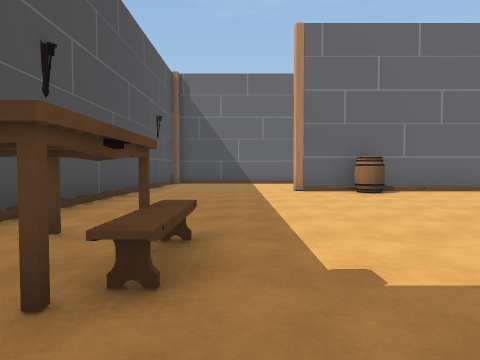
[1] (above)

24 first-person views from a walk through a 3-D level made in the Unity game engine. The camera is 1.2 m above the floor, tilts 2° down and sees 75° across. The floor is counted in squares, 2 m on a side. Each view is taken from the middle of a square. On the plan, view 1 faces up. The plan holds only what a view shows up to about 9 squares ahead; the rest is blank. The player character is not drawn. Some animated figures are left out. Door leaves are left out, so doorways stand open.

[2]
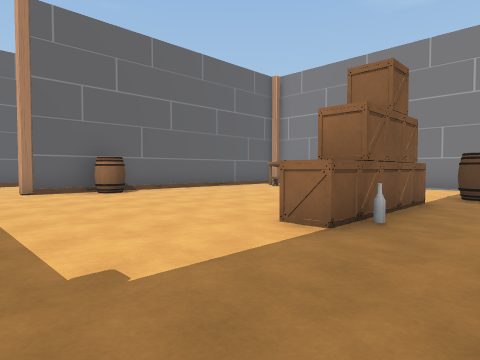

[3]
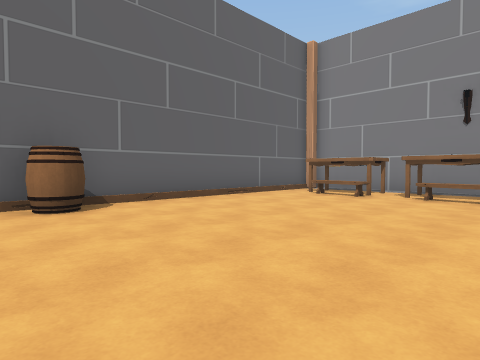

[4]
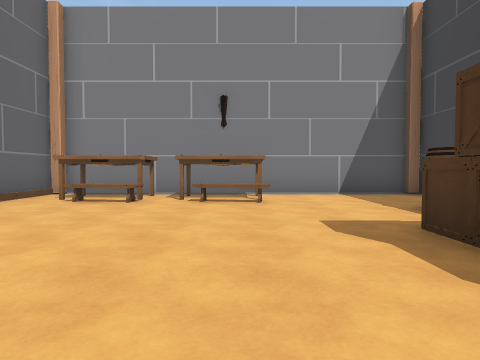

[5]
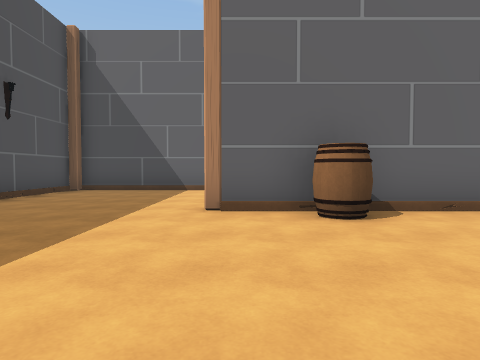

[6]
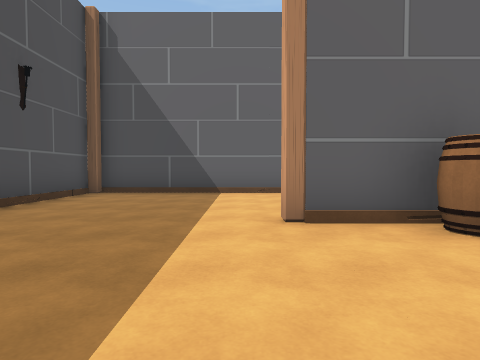

[7]
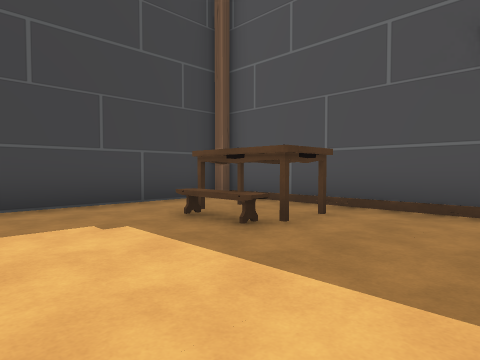

[8]
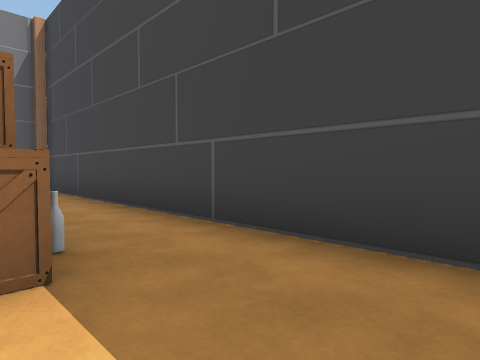

[9]
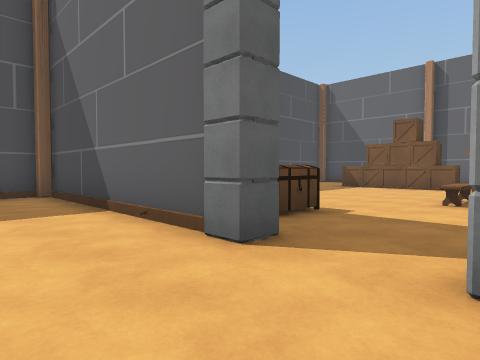

[10]
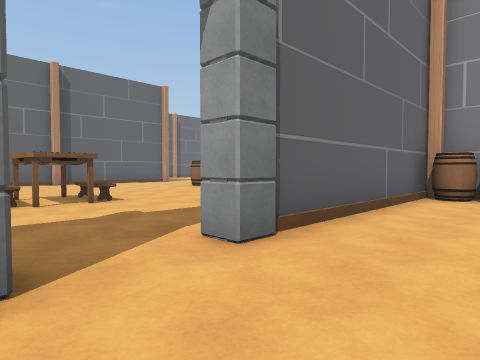

[11]
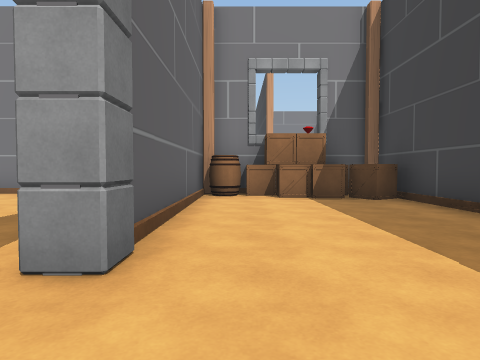

[12]
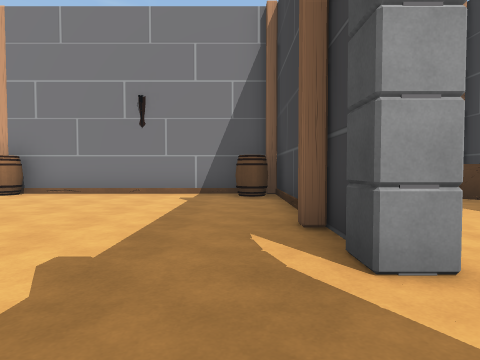

[13]
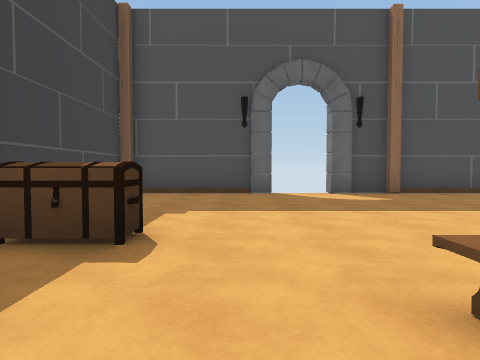

[14]
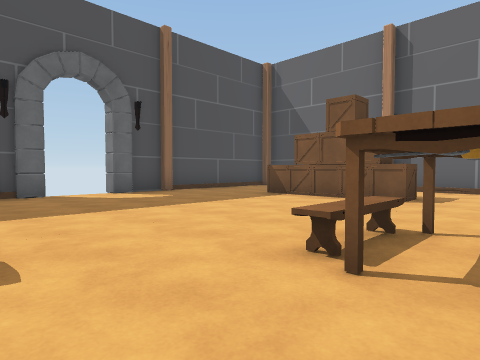

[15]
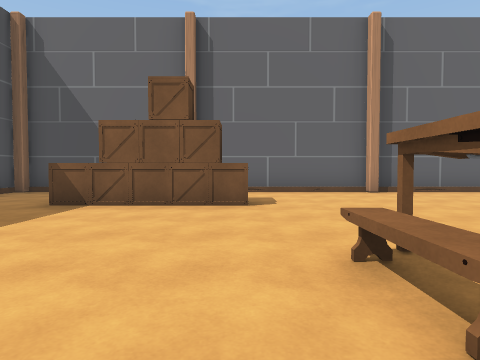

[16]
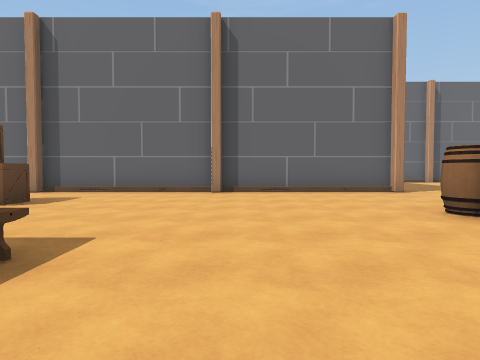

[17]
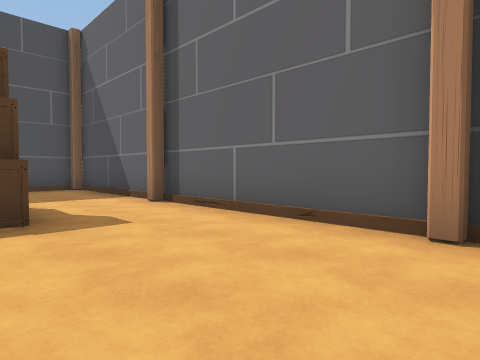

[18]
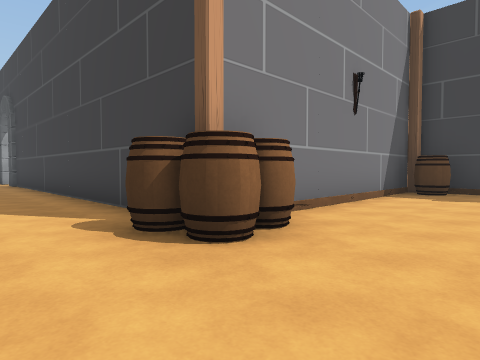

[19]
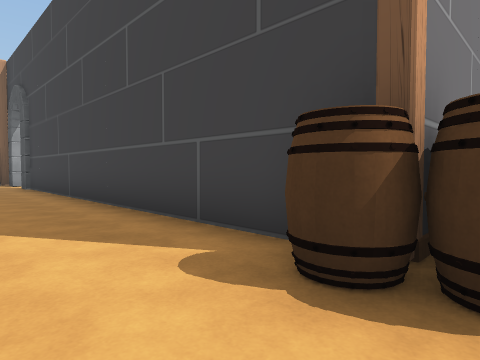

[20]
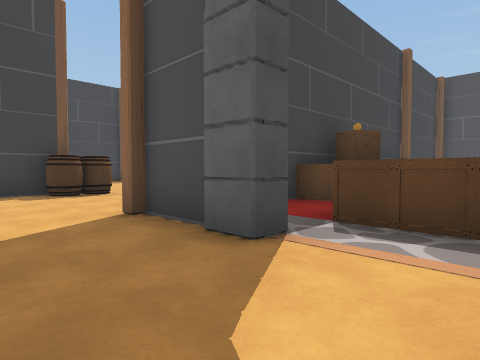

[21]
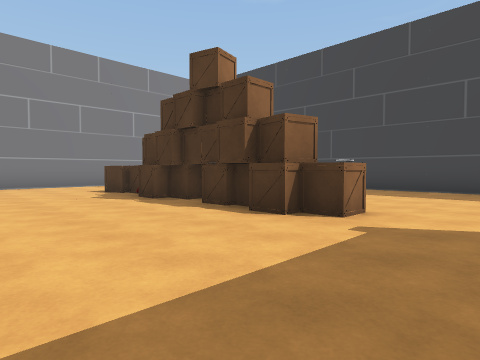

[22]
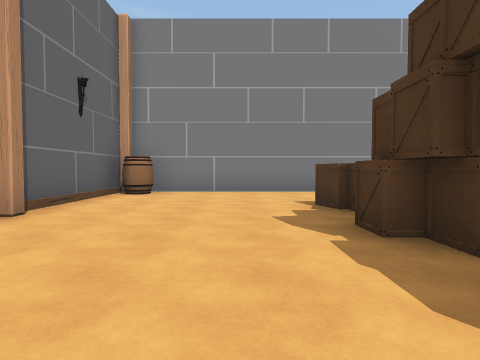

[23]
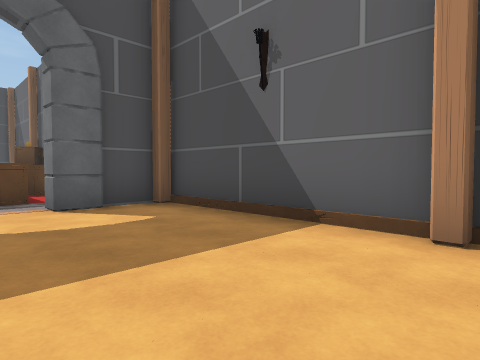

[24]
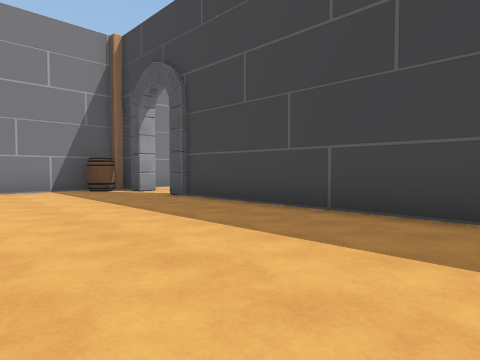

### Floor plan
Ten units are one square. View 1 is at (0, 0); x grows to the right and y downward. Boxes are objects, and circles mark ways between rooms. Rooms are numbered by the first view taken in them; rooms with no view inside come last. Other rooms are left out.
<svg viewBox="-35 -306 285 314">
<path fill="none" stroke="#000" d="M5 -129 -27 -129 -27 3 106 3 106 -85 15 -85M105 -129 47 -129 47 -131M71 -87 106 -87 106 -96M33 -132 33 -129 5 -129M29 -242 18 -242M56 -242 44 -242M15 -242 -27 -242 -27 -199M66 -244 81 -244M-27 -198 -27 -182M110 -242 65 -242M-27 -168 -27 -134M47 -131 62 -131M75 -131 106 -131 106 -196M-25 -131 12 -131M154 -301 110 -301 110 -282 106 -282M242 -218 242 -282M228 -195 228 -199 236 -199M105 -263 110 -263 110 -242M241 -301 204 -301M115 -199 214 -199"/>
<rect x="-15" y="-35" width="10" height="20" fill="#bbb"><title>bench</title></rect>
<rect x="25" y="-25" width="10" height="10" fill="#bbb"><title>crate</title></rect>
<rect x="25" y="-85" width="10" height="10" fill="#bbb"><title>barrel</title></rect>
<rect x="35" y="-15" width="10" height="10" fill="#bbb"><title>bottle</title></rect>
<rect x="35" y="-25" width="10" height="10" fill="#bbb"><title>crate</title></rect>
<rect x="45" y="-25" width="10" height="10" fill="#bbb"><title>crate</title></rect>
<rect x="55" y="-25" width="10" height="10" fill="#bbb"><title>crate</title></rect>
<rect x="65" y="-15" width="10" height="10" fill="#bbb"><title>barrel</title></rect>
<rect x="85" y="-55" width="10" height="20" fill="#bbb"><title>bench</title></rect>
<rect x="85" y="-75" width="10" height="20" fill="#bbb"><title>bench</title></rect>
<rect x="95" y="-55" width="10" height="20" fill="#bbb"><title>table</title></rect>
<rect x="95" y="-65" width="10" height="10" fill="#bbb"><title>table</title></rect>
<rect x="85" y="-95" width="10" height="10" fill="#bbb"><title>crate</title></rect>
<rect x="95" y="-105" width="10" height="10" fill="#bbb"><title>crate</title></rect>
<rect x="95" y="-115" width="10" height="10" fill="#bbb"><title>crate</title></rect>
<rect x="95" y="-125" width="10" height="10" fill="#bbb"><title>barrel</title></rect>
<rect x="-5" y="-215" width="10" height="10" fill="#bbb"><title>crate</title></rect>
<rect x="5" y="-215" width="10" height="10" fill="#bbb"><title>crate</title></rect>
<rect x="15" y="-155" width="10" height="20" fill="#bbb"><title>chest</title></rect>
<rect x="15" y="-215" width="10" height="10" fill="#bbb"><title>crate</title></rect>
<rect x="25" y="-215" width="10" height="10" fill="#bbb"><title>crate</title></rect>
<rect x="35" y="-185" width="10" height="20" fill="#bbb"><title>bench</title></rect>
<rect x="45" y="-185" width="10" height="20" fill="#bbb"><title>bench</title></rect>
<rect x="55" y="-255" width="20" height="10" fill="#bbb"><title>crate</title></rect>
<rect x="55" y="-265" width="20" height="10" fill="#bbb"><title>crate</title></rect>
<rect x="65" y="-295" width="10" height="10" fill="#bbb"><title>crate</title></rect>
<rect x="75" y="-285" width="20" height="20" fill="#bbb"><title>crate</title></rect>
<rect x="95" y="-145" width="10" height="10" fill="#bbb"><title>barrel</title></rect>
<rect x="95" y="-205" width="10" height="10" fill="#bbb"><title>barrel</title></rect>
<rect x="105" y="-205" width="10" height="10" fill="#bbb"><title>barrel</title></rect>
<rect x="145" y="-255" width="10" height="10" fill="#bbb"><title>other object</title></rect>
<rect x="145" y="-265" width="10" height="10" fill="#bbb"><title>crate</title></rect>
<rect x="155" y="-255" width="10" height="10" fill="#bbb"><title>crate</title></rect>
<rect x="165" y="-255" width="10" height="10" fill="#bbb"><title>crate</title></rect>
<rect x="185" y="-255" width="10" height="10" fill="#bbb"><title>crate</title></rect>
<rect x="195" y="-255" width="10" height="10" fill="#bbb"><title>other object</title></rect>
<rect x="205" y="-255" width="10" height="10" fill="#bbb"><title>crate</title></rect>
<rect x="235" y="-215" width="10" height="10" fill="#bbb"><title>barrel</title></rect>
<rect x="235" y="-295" width="10" height="10" fill="#bbb"><title>barrel</title></rect>
<circle cx="110" cy="-55" r="3" fill="#2a7"/>
<circle cx="13" cy="-110" r="3" fill="#2a7"/>
<circle cx="40" cy="-130" r="3" fill="#2a7"/>
<circle cx="220" cy="-200" r="3" fill="#2a7"/>
<circle cx="110" cy="-275" r="3" fill="#2a7"/>
<circle cx="113" cy="-220" r="3" fill="#2a7"/>
<text x="30" y="-50">1</text>
<text x="160" y="-70">2</text>
<text x="40" y="-210">3</text>
<text x="180" y="-250">4</text>
</svg>
Room 1 opens to room 2. Room 2 opens to room 3. Room 2 opens to room 4. Room 3 opens to room 4.

Where each view was taken, in squares from view 1:
view 1: 0 up, 0 right, facing up
view 2: 0 up, 0 right, facing up-right
view 3: 3 up, 2 right, facing up-right
view 4: 4 up, 3 right, facing right
view 5: 4 up, 2 right, facing up
view 6: 5 up, 1 right, facing up
view 7: 5 up, 2 right, facing down-left
view 8: 2 up, 1 right, facing down-right
view 9: 11 up, 5 right, facing up-left
view 10: 11 up, 3 right, facing up-right
view 11: 12 up, 3 right, facing right
view 12: 14 up, 3 right, facing right
view 13: 16 up, 5 right, facing left
view 14: 15 up, 5 right, facing up-left
view 15: 16 up, 3 right, facing up
view 16: 16 up, 7 right, facing up
view 17: 21 up, 7 right, facing up-left
view 18: 22 up, 8 right, facing down-right
view 19: 22 up, 10 right, facing down-right
view 20: 28 up, 13 right, facing down-left
view 21: 29 up, 13 right, facing down-right
view 22: 27 up, 16 right, facing right
view 23: 27 up, 16 right, facing up-left
view 24: 24 up, 15 right, facing down-right
